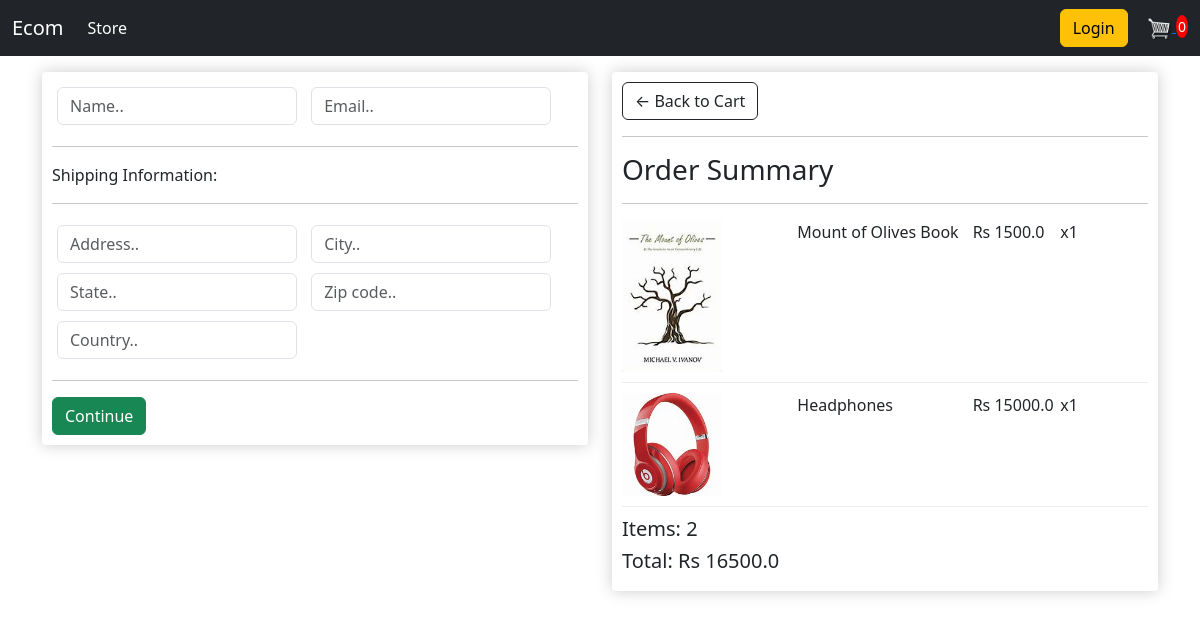
Screenshot of /checkout/ (signed in) with the database file from the repository.
### store/models.py (models this page shows, shortened)
class OrderItem(models.Model):
    product = models.ForeignKey(Product,on_delete=models.SET_NULL,null=True)
    order = models.ForeignKey(Order,on_delete=models.SET_NULL,null=True)
    quantity = models.IntegerField(default=0,null=True)
    date_added = models.DateTimeField(auto_now_add=True)
    @property
    def get_total(self):
        total = self.product.price * self.quantity
        return total

class Product(models.Model):
    name = models.CharField(max_length=100,null=True)
    price = models.FloatField()
    digital = models.BooleanField(default=False,null=True)
    image = models.ImageField(null=True,blank=True)
    @property
    def imageURL(self):
        try:
            url = self.image.url
        except:
            url = ''
        return url

class Order(models.Model):
    customer = models.ForeignKey(Customer,on_delete=models.SET_NULL,null=True)
    date_ordered = models.DateTimeField(auto_now_add=True)
    complete = models.BooleanField(default=False,null=True)
    transaction_id = models.CharField(max_length=100,null=True)
    @property
    def get_cart_total(self):
        orderitems = self.orderitem_set.all()
        total = sum([item.get_total for item in orderitems])
        return total
    @property
    def get_cart_items(self):
        orderitems = self.orderitem_set.all()
        total = sum([item.quantity for item in orderitems])
        return total

### store/views.py (the view)
# urls.py: path('checkout/',views.checkout,name='checkout'),
def checkout(request):
    if request.user.is_authenticated:
        customer = request.user.customer
        order, created = Order.objects.get_or_create(customer=customer, complete=False)
        items = order.orderitem_set.all()
    else:
        items = []
        order = {'get_cart_total':0,'get_cart_items':0}
    context = {'items':items,'order':order}
    return render(request,'store/checkout.html',context)

### store/templates/store/checkout.html (shortened to what this page needs)
{% extends 'store/main.html' %}
{% load static %}
{% block content %}
     <div class="row">
		<div class="col-lg-6 mt-3">
			<div class="box-element" id="form-wrapper">
				<form id="form">
					<div id="user-info">
						<div class="form-field">
							<input required class="form-control" type="text" name="name" placeholder="Name..">
						</div>
						<div class="form-field">
							<input required class="form-control" type="email" name="email" placeholder="Email..">
						</div>
					</div>
					<div id="shipping-info">
						<hr>
						<p>Shipping Information:</p>
						<hr>
						<div class="form-field">
							<input class="form-control" type="text" name="address" placeholder="Address..">
						</div>
						<div class="form-field">
							<input class="form-control" type="text" name="city" placeholder="City..">
						</div>
						<div class="form-field">
							<input class="form-control" type="text" name="state" placeholder="State..">
						</div>
						<div class="form-field">
							<input class="form-control" type="text" name="zipcode" placeholder="Zip code..">
						</div>
						<div class="form-field">
							<input class="form-control" type="text" name="country" placeholder="Country..">
						</div>
					</div>
					<hr>
					<input id="form-button" class="btn btn-success btn-block" type="submit" value="Continue">
				</form>
			</div>
			<br>
		</div>
		<div class="col-lg-6 mt-3">
			<div class="box-element">
				<a  class="btn btn-outline-dark" href="{% url 'cart' %}">&#x2190; Back to Cart</a>
				<hr>
				<h3>Order Summary</h3>
				<hr>
				{% for item in items %}
				<div class="cart-row">
					<div style="flex:2"><img class="row-image" src="{{item.product.imageURL}}"></div>
					<div style="flex:2"><p>{{item.product.name}}</p></div>
					<div style="flex:1"><p>Rs {{item.product.price}}</p></div>
					<div style="flex:1"><p>x{{item.quantity}}</p></div>
				</div>
				{% endfor %}
				<h5>Items:   {{order.get_cart_items}}</h5>
				<h5>Total:   Rs {{order.get_cart_total}}</h5>
			</div>
		</div>
	</div>
{% endblock content %}

### static/css/main.css (style rules this page uses)
body { background-color: hsl(0, 0%, 98%); }
h1,h2,h3,h4,h5,h6 { color:hsl(0, 0%, 30%); }
.box-element { box-shadow:hsl(0, 0%, 80%) 0 0 16px; background-color: #fff; border-radius: 4px; padding: 10px; }
.col-lg-4, .col-lg-6, .col-lg-8, .col-lg-12 { margin-top: 10px; }
.btn { border-radius: 0; }
.row-image { width: 100px; }
.form-field { width:250px; display: inline-block; padding: 5px; }
.cart-row { display: flex; align-items: flex-stretch; padding-bottom: 10px; margin-bottom: 10px; border-bottom: 1px solid #ececec; }

### rows the page displays
OrderItem: product.imageURL (picture), product.name "Mount of Olives Book", product.price "1500.0", quantity "1"
OrderItem: product.imageURL (picture), product.name "Headphones", product.price "15000.0", quantity "1"
Order: get_cart_items "2", get_cart_total "16500.0"
